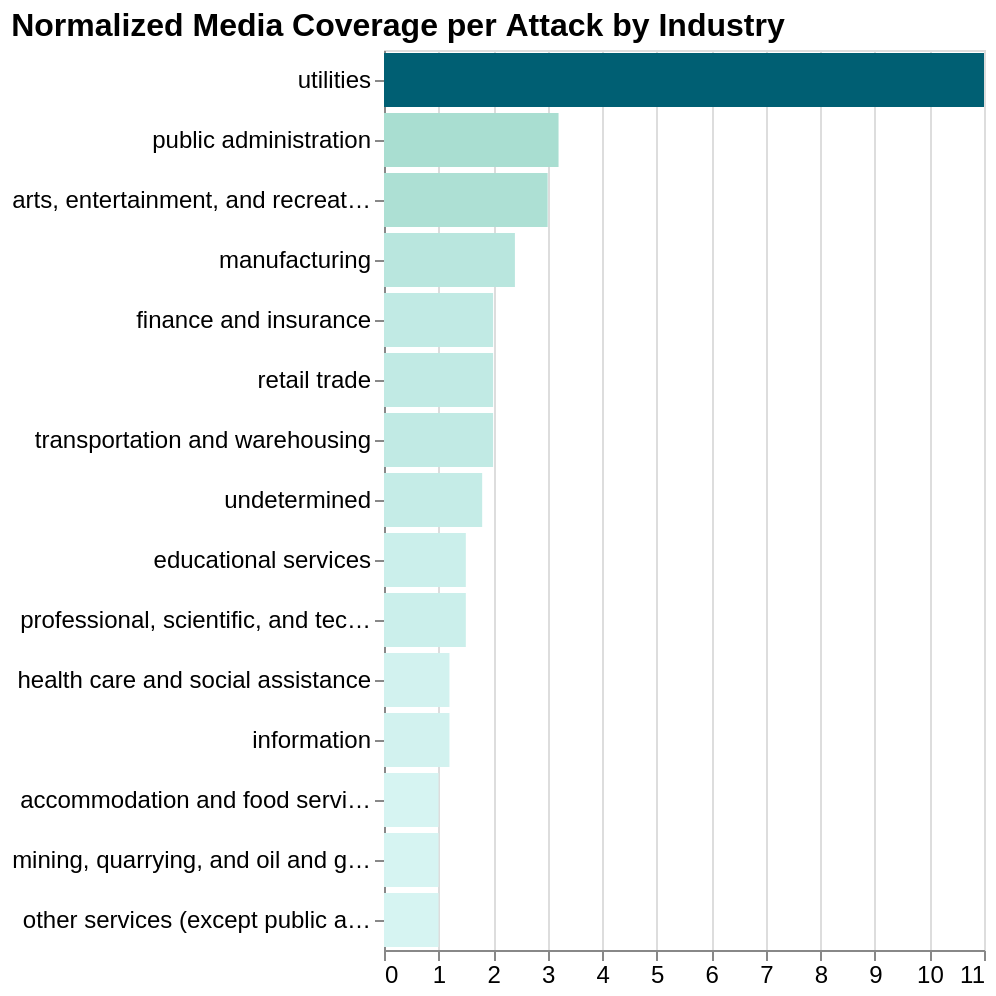

Here is the Vega-Lite specification saved for this chart:
### Vega-Lite specification from a JSON file in a GitHub repository (floating-point values rounded to 4 significant figures)
{"$schema": "https://vega.github.io/schema/vega-lite/v5.20.1.json", "config": {"axis": {"labelFontSize": 12}, "title": {"anchor": "start", "fontSize": 16}, "view": {"continuousHeight": 300, "continuousWidth": 300}}, "data": {"name": "data-e0354906e5ea8bc311685afe646c4b46"}, "datasets": {"data-e0354906e5ea8bc311685afe646c4b46": [{"Article_Count": 1, "Articles_per_Attack": 1.0, "Attack_Count": 1, "Industry": "accommodation and food services"}, {"Article_Count": 9, "Articles_per_Attack": 3.0, "Attack_Count": 3, "Industry": "arts, entertainment, and recreation"}, {"Article_Count": 3, "Articles_per_Attack": 1.5, "Attack_Count": 2, "Industry": "educational services"}, {"Article_Count": 2, "Articles_per_Attack": 2.0, "Attack_Count": 1, "Industry": "finance and insurance"}, {"Article_Count": 6, "Articles_per_Attack": 1.2, "Attack_Count": 5, "Industry": "health care and social assistance"}, {"Article_Count": 6, "Articles_per_Attack": 1.2, "Attack_Count": 5, "Industry": "information"}, {"Article_Count": 12, "Articles_per_Attack": 2.4, "Attack_Count": 5, "Industry": "manufacturing"}, {"Article_Count": 1, "Articles_per_Attack": 1.0, "Attack_Count": 1, "Industry": "mining, quarrying, and oil and gas extraction"}, {"Article_Count": 4, "Articles_per_Attack": 1.0, "Attack_Count": 4, "Industry": "other services (except public administration)"}, {"Article_Count": 3, "Articles_per_Attack": 1.5, "Attack_Count": 2, "Industry": "professional, scientific, and technical services"}, {"Article_Count": 32, "Articles_per_Attack": 3.2, "Attack_Count": 10, "Industry": "public administration"}, {"Article_Count": 2, "Articles_per_Attack": 2.0, "Attack_Count": 1, "Industry": "retail trade"}, {"Article_Count": 2, "Articles_per_Attack": 2.0, "Attack_Count": 1, "Industry": "transportation and warehousing"}, {"Article_Count": 9, "Articles_per_Attack": 1.8, "Attack_Count": 5, "Industry": "undetermined"}, {"Article_Count": 33, "Articles_per_Attack": 11.0, "Attack_Count": 3, "Industry": "utilities"}]}, "encoding": {"color": {"field": "Articles_per_Attack", "legend": null, "scale": {"range": ["#d6f4f2", "#94d2bd", "#0a9396", "#005f73"]}, "type": "quantitative"}, "tooltip": [{"field": "Industry", "type": "nominal"}, {"field": "Articles_per_Attack", "type": "quantitative"}, {"field": "Article_Count", "type": "quantitative"}, {"field": "Attack_Count", "type": "quantitative"}], "x": {"field": "Articles_per_Attack", "title": null, "type": "quantitative"}, "y": {"field": "Industry", "sort": "-x", "title": null, "type": "nominal"}}, "height": 450, "mark": {"type": "bar"}, "title": "Normalized Media Coverage per Attack by Industry", "width": "container"}
